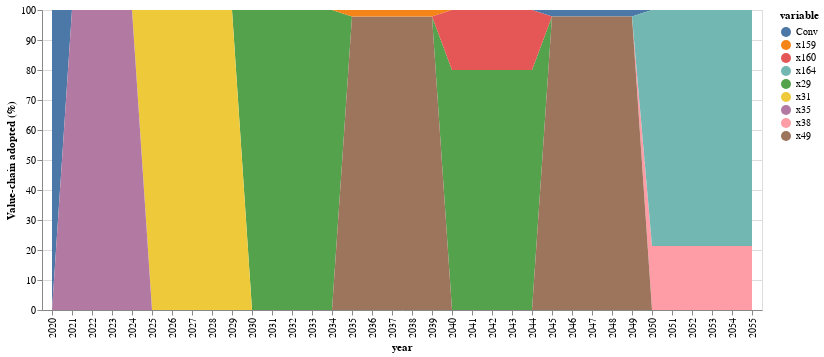

The notebook cell this image was saved under:
### Code cell
#only for this result

function conventional(i1,t)
    if t==0
        if mod(i1,5)≥mod(sum(round.(JuMP.values.(tk)[1:nrow(compromise),t+1];digits=2)),5) && sum(JuMP.values.(xk)[1:nrow(compromise),t+1]) > 0
            return (1-sum(JuMP.values.(xk)[k,t+1] for k in 1:nrow(compromise)))
        else
            return 0
        end
    else
        sum_xks_atT=0
        for k1 in 1:nrow(compromise)
            if mod(i1,5)≥mod(round(JuMP.values.(tk)[k1,t+1];digits=2),5) && sum(JuMP.values.(xk)[k1,t:t+1])>0 && t>0
                sum_xks_atT+=JuMP.values.(xk)[k1,t+1]
            else
                sum_xks_atT+=JuMP.values.(xk)[k1,t]
            end
        end
            
        #if mod(i1,5)≥mod(round(sum(JuMP.values.(tk)[1:nrow(compromise),t+1]);digits=2),5) && sum(JuMP.values.(xk)[1:nrow(compromise),t:t+1])>0 && t>0
        #    t=t+1
        #end
        #return (1-sum(JuMP.values.(xk)[k,t] for k in 1:nrow(compromise)))
        return (1-sum_xks_atT)
    end
end

function innovation(i1,k1,t)
    if t==0 
        if mod(i1,5)≥mod(round(JuMP.values.(tk)[k1,t+1];digits=2),5) && JuMP.values.(xk)[k1,t+1] > 0
            t=1
            return (sum(JuMP.values.(xk)[k,t] for k=k1:k1))            
        else
            return 0
        end
    end
    if mod(i1,5)≥mod(round(JuMP.values.(tk)[k1,t+1];digits=2),5) && sum(JuMP.values.(xk)[k1,t:t+1])>0 && t>0
        t=t+1
    end
    return sum(JuMP.values.(xk)[k,t] for k=k1:k1)
end

conv=zeros(51)

conv[1]=100
inn_co2=zeros(nrow(compromise),51)

for k in 1:nrow(compromise)
    inn_co2[k,1]=0
end
j=0
for t in 2:51
    if 0 ≤ t ≤ 5
        j=0
    elseif 6 ≤ t ≤ 10
        j=1
    elseif 11 ≤ t ≤ 15
        j=2
    elseif 16 ≤ t ≤ 20
        j=3
    elseif 21 ≤ t ≤ 25
        j=4
    elseif 25 ≤ t ≤ 30
        j=5
    else
        j=6
    end
    
    
    
    conv[t]=100*conventional(t,j)
    for k in 1:nrow(compromise)
        
        inn_co2[k,t]=100*innovation(t,k,j)
    end
end
#conv[1:5].=initial[1,3]

sNames = ["conv","inn1","inn2","inn3","inn4","inn5","inn6","inn7","inn8","inn9","inn10"]
xLabels = []
for i in 2020:2070
    push!(xLabels,string(i))
end

#df = DataFrame(year=xLabels, conv=conv, inn1=inn_co2[1,:],inn2=inn_co2[2,:],inn3=inn_co2[3,:],inn4=inn_co2[4,:],
#        inn5=inn_co2[5,:],inn6=inn_co2[6,:],inn7=inn_co2[7,:],inn8=inn_co2[8,:],inn9=inn_co2[9,:],inn10=inn_co2[10,:])
df = DataFrame(vcat(conv',inn_co2)',:auto)


df=df[1:36,:]

df=df[!, any.(>(0), eachcol(df))]
df[!,:year]=xLabels[1:36]
#rename!(df,[:x1,:x93,:x218,:x222] .=> [:Conv,:pyLDPE1,:alcPLA2,:alcPLA6])
#df[!,:pyLDPE11]=zeros(36)
rename!(df,[:x1] .=> [:Conv])
#df[!,:x104]=zeros(36)
#df[!,:x201]=zeros(36)

#rename!(df,[:x94,:x95,:x104,:x109,:x196,:x198,:x199,:x200,:x201] .=> [:LABS12,:LABS13,:LABS22,:LABS27,:RecyclPLA2,:RecyclPLA4,:RecyclPLA5,:RecyclPLA6,:RecyclPLA7])
#rename!(df,[:x29,:x30,:x31,:x45,:x49] .=> [:pyLDPE_maxTheta,:pyLDPE_minGWP,:pyLDPE_minLCC,:pyLDPE_14,:pyLDPE_18])
#rename!(df,[:x160,:x164] .=> [:alcPLA_minLCC,:alcPLA_3])
split_yearly=df |> stack |> @vlplot(:area, x=:year, y={:value, stack=:zero, title="Value-chain adopted (%)"}, color="variable:n",legend=:sNames) 

#save("./result-case-roadmap/split_yearly-netzero.svg", split_yearly)
split_yearly

### Figure 1 — Vega-Lite specification as saved in the notebook (floating-point values rounded to 4 significant figures; data arrays with more than 128 entries replaced by an {"elided": "..."} marker saying what was removed)
{"data": {"values": {"elided": "324 records"}}, "encoding": {"color": {"field": "variable", "type": "nominal"}, "x": {"field": "year"}, "y": {"field": "value", "stack": "zero", "title": "Value-chain adopted (%)", "type": "quantitative"}}, "legend": "sNames", "mark": "area"}
